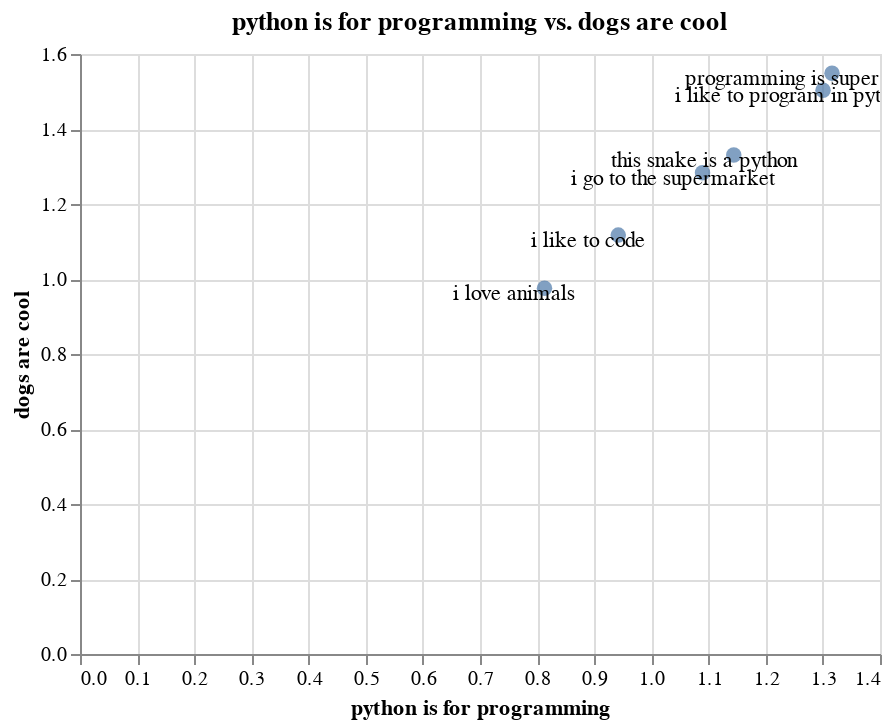

Here is the notebook cell this chart was saved with:
### Markdown cell above
## Embeddings of Tokens with Context

But maybe we'd like to have BERT-style models. These models work differently. Luckily ... spaCy also supports this these days. 

Note that you'll need to download and install this model first. You can do that by running;

```
pip install spacy-transformers
python -m spacy download en_trf_robertabase_lg
```

### Code cell
nlp = spacy.load("en_trf_robertabase_lg")

contexts = ("this snake is a python",
            "i like to program in python",
            "programming is super fun!",
            "i go to the supermarket",
            "i like to code", 
            "i love animals")

t = EmbeddingSet({k: Embedding(k, nlp(k).vector) for k in contexts})

x_str, y_str = "python is for programming", "dogs are cool"
x_axis = Embedding(x_str, nlp(x_str).vector)
y_axis = Embedding(y_str, nlp(y_str).vector)
t.plot_interactive(x_axis=x_axis, y_axis=y_axis)

### Figure 1 — Vega-Lite specification as saved in the notebook (floating-point values rounded to 4 significant figures)
{"config": {"view": {"continuousWidth": 400, "continuousHeight": 300}}, "layer": [{"mark": {"type": "circle", "size": 60}, "encoding": {"tooltip": [{"type": "nominal", "field": "name"}, {"type": "nominal", "field": "original"}], "x": {"type": "quantitative", "axis": {"title": "python is for programming"}, "field": "x_axis"}, "y": {"type": "quantitative", "axis": {"title": "dogs are cool"}, "field": "y_axis"}}, "selection": {"selector003": {"type": "interval", "bind": "scales", "encodings": ["x", "y"]}}, "title": "python is for programming vs. dogs are cool"}, {"mark": {"type": "text", "color": "black", "dx": -15, "dy": 3}, "encoding": {"text": {"type": "nominal", "field": "original"}, "x": {"type": "quantitative", "axis": {"title": "python is for programming"}, "field": "x_axis"}, "y": {"type": "quantitative", "axis": {"title": "dogs are cool"}, "field": "y_axis"}}}], "data": {"name": "data-dc0f8e808cca6a0fd3a295f8fb2e1920"}, "$schema": "https://vega.github.io/schema/vega-lite/v4.0.2.json", "datasets": {"data-dc0f8e808cca6a0fd3a295f8fb2e1920": [{"x_axis": 1.144, "y_axis": 1.331, "name": "Emb[this snake is a python]", "original": "this snake is a python"}, {"x_axis": 1.3, "y_axis": 1.503, "name": "Emb[i like to program in python]", "original": "i like to program in python"}, {"x_axis": 1.316, "y_axis": 1.549, "name": "Emb[programming is super fun!]", "original": "programming is super fun!"}, {"x_axis": 1.089, "y_axis": 1.283, "name": "Emb[i go to the supermarket]", "original": "i go to the supermarket"}, {"x_axis": 0.942, "y_axis": 1.117, "name": "Emb[i like to code]", "original": "i like to code"}, {"x_axis": 0.8129, "y_axis": 0.9751, "name": "Emb[i love animals]", "original": "i love animals"}]}}
